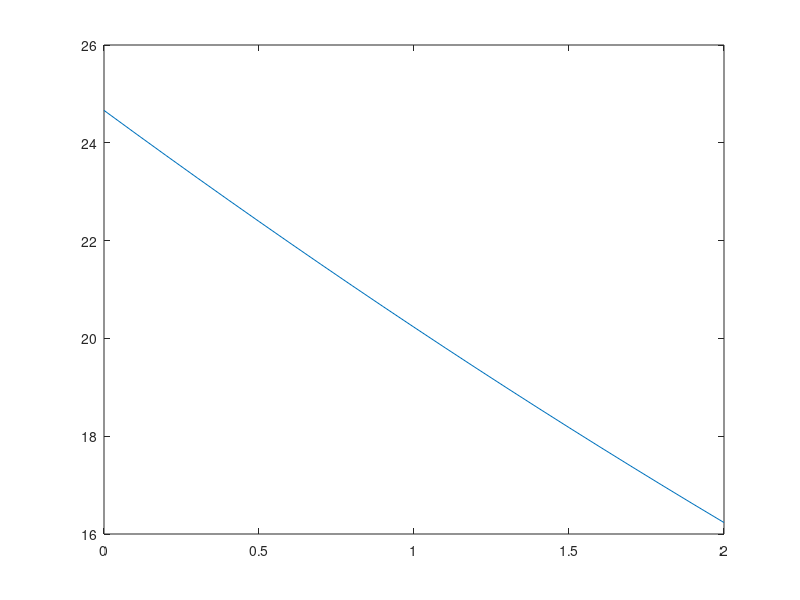

The MATLAB source for this figure:
% a = 4;
% 
% sys = tf([-5 -5], [1/10 -1 0]);
% 
% nyquist(sys -1);
% % rlocus(sys);
% 


inputs = 0:0.1:2;

outputs = [];
for v=0:0.1:2
    
   i = 0.5*0.4390*(10.6 - v)^2;
   outputs = [outputs i];
end

figure(1);
plot(inputs,outputs);
   
 
   
   